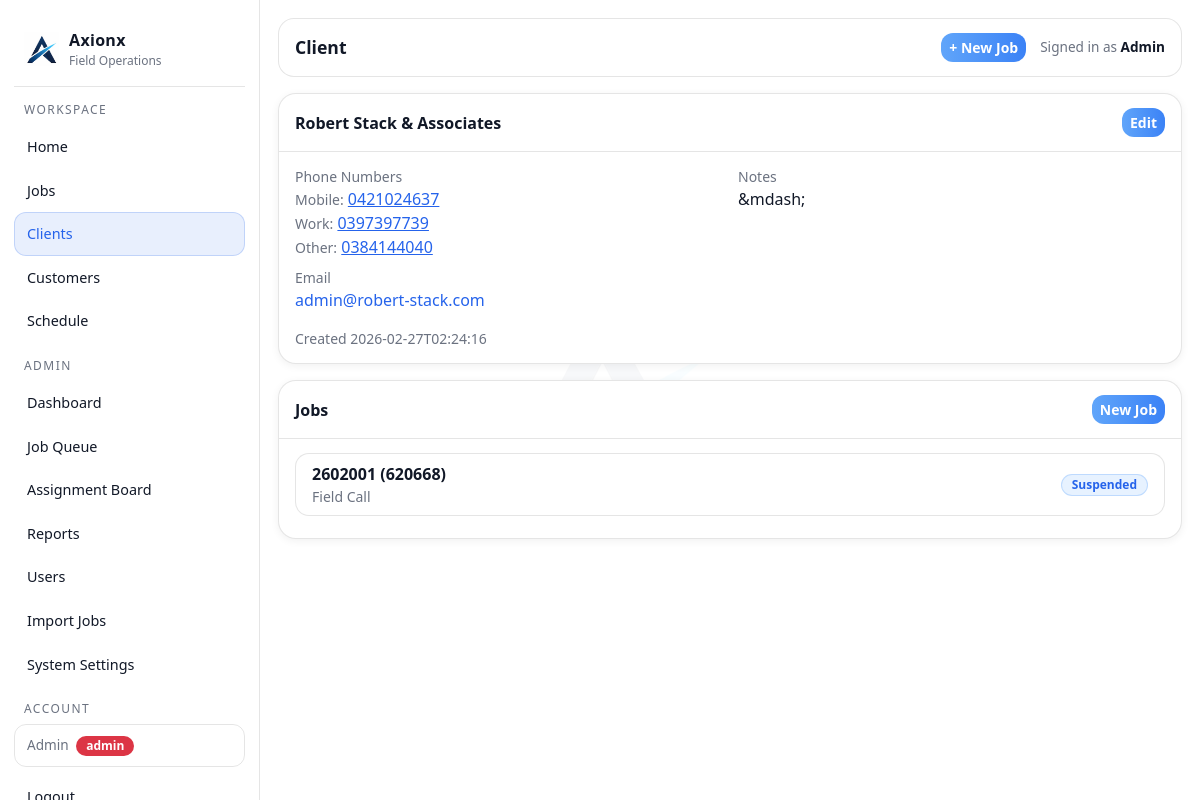
/clients/1 (signed in), run on an earlier commit of the app's database.
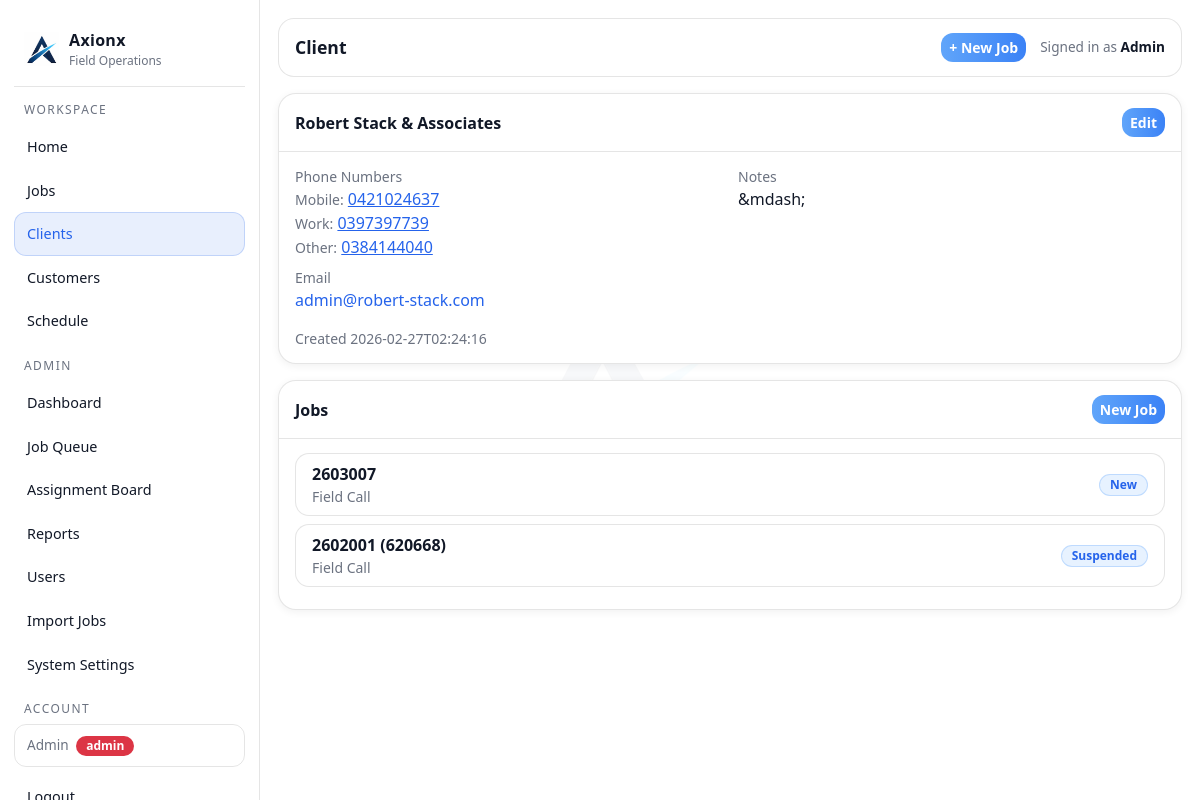
And on a later commit of the database.
### tables this page shows
CREATE TABLE contact_phone_numbers (
        id INTEGER PRIMARY KEY AUTOINCREMENT,
        entity_type TEXT NOT NULL,
        entity_id INTEGER NOT NULL,
        label TEXT NOT NULL,
        phone_number TEXT NOT NULL,
        created_at TEXT NOT NULL
    );

CREATE TABLE jobs (
        id INTEGER PRIMARY KEY AUTOINCREMENT,

        internal_job_number TEXT NOT NULL,
        client_reference TEXT,
        display_ref TEXT NOT NULL,

        client_id INTEGER,
        customer_id INTEGER,
        assigned_user_id INTEGER,

        job_type TEXT NOT NULL,
        visit_type TEXT NOT NULL,
        status TEXT NOT NULL,
        priority TEXT NOT NULL,

        job_address TEXT,
        description TEXT,

        created_at TEXT NOT NULL,
        updated_at TEXT NOT NULL, lender_name TEXT, account_number TEXT, regulation_type TEXT, arrears_cents INTEGER, costs_cents INTEGER, mmp_cents INTEGER, job_due_date TEXT, bill_to_client_id INTEGER, payment_frequency TEXT, client_job_number TEXT,

        FOREIGN KEY(client_id) REFERENCES clients(id),
        FOREIGN KEY(customer_id) REFERENCES customers(id),
        FOREIGN KEY(assigned_user_id) REFERENCES users(id)
    );

### app.py (the view)
@app.get("/clients/<int:client_id>")
@login_required
def client_detail(client_id: int):
    conn = db()
    cur = conn.cursor()
    cur.execute("SELECT * FROM clients WHERE id = ?", (client_id,))
    client = cur.fetchone()
    if not client:
        conn.close()
        return ("Not found", 404)
    cur.execute("""
        SELECT j.*, u.full_name agent_name
        FROM jobs j
        LEFT JOIN users u ON u.id = j.assigned_user_id
        WHERE j.client_id = ?
        ORDER BY j.created_at DESC
    """, (client_id,))
    jobs = cur.fetchall()
    cur.execute("""
        SELECT * FROM contact_phone_numbers
        WHERE entity_type = 'client' AND entity_id = ?
        ORDER BY id
    """, (client_id,))
    phones = cur.fetchall()
    conn.close()
    return render_template("client_detail.html", client=client, jobs=jobs, phones=phones)

### app.py (called while the page is built)
def db():
    conn = sqlite3.connect(DB_PATH)
    conn.row_factory = sqlite3.Row
    return conn

def add_column_if_missing(cur, table, col, coltype):
    cur.execute(f"PRAGMA table_info({table})")
    cols = [r["name"] for r in cur.fetchall()]
    if col not in cols:
        cur.execute(f"ALTER TABLE {table} ADD COLUMN {col} {coltype}")

@app.context_processor
def inject_globals():
    return {
        "GOOGLE_MAPS_API_KEY": os.environ.get("GOOGLE_MAPS_API_KEY", ""),
        "google_maps_api_key": os.getenv("GOOGLE_MAPS_API_KEY", "")
    }

@app.before_request
def _ensure_db():
    init_db()

def login_required(f):
    @wraps(f)
    def wrapper(*args, **kwargs):
        if not session.get("user_id"):
            return redirect(url_for("login"))
        return f(*args, **kwargs)
    return wrapper

### templates/client_detail.html (shortened to what this page needs)
{% extends "layout.html" %}
{% block page_title %}Client{% endblock %}
{% block content %}
<div class="ax-card mb-3">
  <div class="ax-card-h d-flex justify-content-between align-items-center">
    <div>{{ client.name }}</div>
    {% if session.get('role') == 'admin' %}<a class="btn btn-primary btn-sm" href="/clients/{{ client.id }}/edit">Edit</a>{% endif %}
  </div>
  <div class="ax-card-b">
    <div class="row g-3">
      <div class="col-12 col-md-6">
        <div class="mb-2">
          <div class="small" style="color:var(--muted)">Phone Numbers</div>
          {% if phones %}
            {% for p in phones %}
              <div>
                <span class="small" style="color:var(--muted)">{{ p.label }}:</span>
                <a href="tel:{{ p.phone_number }}" style="color:var(--accent)">{{ p.phone_number }}</a>
              </div>
            {% endfor %}
          {% else %}
            <div>&mdash;</div>
          {% endif %}
        </div>
        <div class="mb-2">
          <div class="small" style="color:var(--muted)">Email</div>
          <div>{% if client.email %}<button type="button" data-axep onclick="axEmailPicker(this,'{{ client.email }}','','')" style="background:none;border:0;padding:0;color:var(--accent);cursor:pointer;font-size:inherit">{{ client.email }}</button>{% else %}&mdash;{% endif %}</div>
        </div>
      </div>
      <div class="col-12 col-md-6">
        <div class="mb-2">
          <div class="small" style="color:var(--muted)">Notes</div>
          <div style="white-space:pre-wrap">{{ client.notes or '&mdash;' }}</div>
        </div>
      </div>
    </div>
    <div class="mt-2 small" style="color:var(--muted)">Created {{ client.created_at }}</div>
  </div>
</div>
<div class="ax-card">
  <div class="ax-card-h d-flex justify-content-between align-items-center">
    <div>Jobs</div>
    {% if session.get('role') == 'admin' %}<a class="btn btn-primary btn-sm" href="/jobs/new">New Job</a>{% endif %}
  </div>
  <div class="ax-card-b">
    <div class="list-group list-group-flush">
      {% for j in jobs %}
        <a href="/jobs/{{ j.id }}" class="list-group-item list-group-item-action d-flex justify-content-between align-items-center">
          <div>
            <div class="fw-semibold">{{ j.display_ref }}</div>
            <div class="small" style="color:var(--muted)">{{ j.job_type }}{% if j.agent_name %} &bull; {{ j.agent_name }}{% endif %}</div>
          </div>
          <span class="badge" style="background:rgba(96,165,250,.15);color:var(--accent);border:1px solid rgba(96,165,250,.3)">{{ j.status }}</span>
        </a>
      {% else %}
        <div class="py-3 text-center" style="color:var(--muted)">No jobs for this client yet.</div>
      {% endfor %}
    </div>
  </div>
</div>
{% endblock %}

What changed in the data, as far as the page shows it:
added jobs: display_ref "2603007", job_type "Field Call", status "New"
